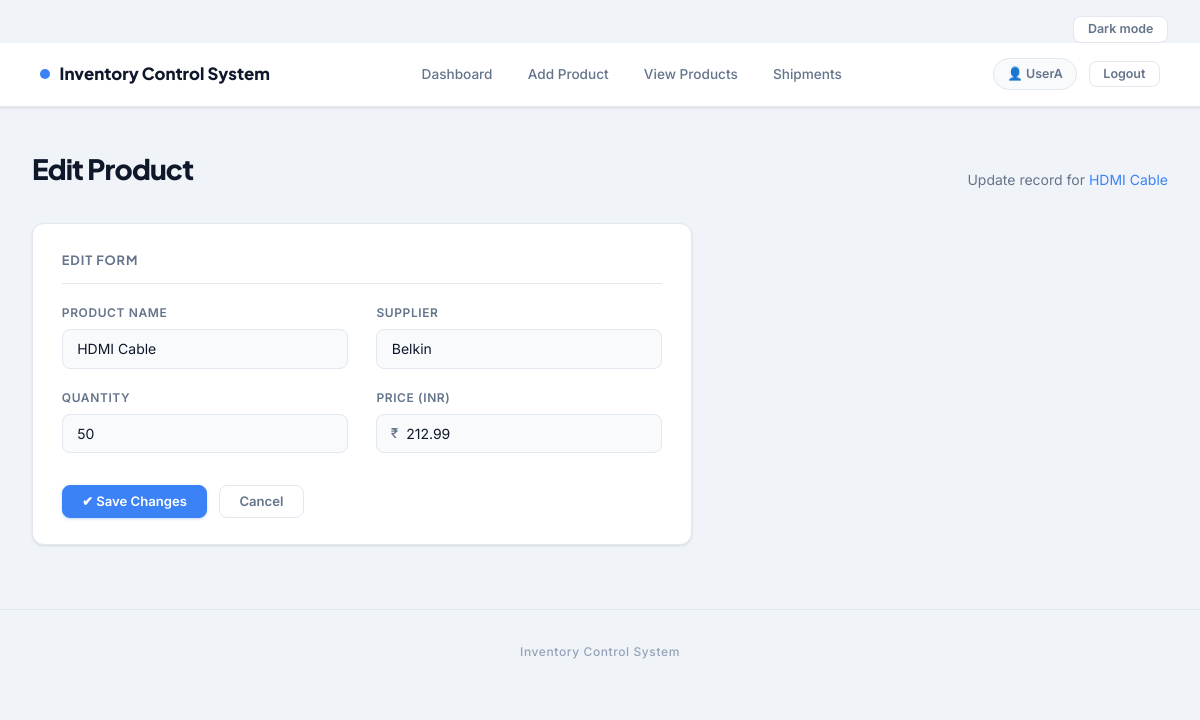
The app's page /edit/7 (signed in) with its own data.
### tables this page shows
CREATE TABLE products (
            id       INTEGER PRIMARY KEY AUTOINCREMENT,
            name     TEXT    NOT NULL,
            quantity INTEGER NOT NULL,
            price    REAL    NOT NULL,
            supplier TEXT    NOT NULL,
            user_id  INTEGER NOT NULL,
            FOREIGN KEY (user_id) REFERENCES users (id)
        );

### app.py (the view, shortened to what this page needs)
@app.route("/edit/<int:product_id>", methods=["GET", "POST"])
@login_required
def edit_product(product_id):
    conn    = get_db()
    product = conn.execute(
        "SELECT * FROM products WHERE id = ? AND user_id = ?",
        (product_id, session["user_id"])
    ).fetchone()
    if not product:
        flash("Product not found.", "error")
        conn.close()
        return redirect(url_for("view_products"))
    conn.close()
    return render_template("edit_product.html", product=product)

### app.py (called while the page is built)
def get_db():
    conn = sqlite3.connect(DATABASE)
    conn.row_factory = sqlite3.Row
    return conn

def login_required(f):
    @wraps(f)
    def decorated(*args, **kwargs):
        if "user" not in session:
            flash("Please login to access this page.", "error")
            return redirect(url_for("login"))
        return f(*args, **kwargs)
    return decorated

### templates/edit_product.html (shortened to what this page needs)
{% extends "base.html" %}
{% block content %}
<div class="page-header">
  <h1>Edit Product</h1>
  <p>Update record for <span style="color:var(--accent)">{{ product['name'] }}</span></p>
</div>
<div class="card" style="max-width:660px;">
  <div class="card-title">Edit Form</div>
  <form method="POST" action="{{ url_for('edit_product', product_id=product['id']) }}">
    <div class="form-grid">
      <div class="form-group">
        <label for="name">Product Name</label>
        <input type="text" id="name" name="name" value="{{ product['name'] }}" required />
      </div>
      <div class="form-group">
        <label for="supplier">Supplier</label>
        <input type="text" id="supplier" name="supplier" value="{{ product['supplier'] }}" required />
      </div>
      <div class="form-group">
        <label for="quantity">Quantity</label>
        <input type="number" id="quantity" name="quantity" value="{{ product['quantity'] }}" min="0" required />
      </div>
      <div class="form-group">
        <label for="price">Price (INR)</label>
        <div class="input-prefix">
          <span>₹</span>
          <input type="number" id="price" name="price" value="{{ product['price'] }}"
                 step="0.01" min="0" required />
        </div>
      </div>
    </div>
    <div class="form-actions">
      <button type="submit" class="btn btn-primary">✔ Save Changes</button>
      <a href="{{ url_for('view_products') }}" class="btn btn-ghost">Cancel</a>
    </div>
  </form>
</div>
{% endblock %}

### static/style.css (style rules this page uses)
:root { --bg: #f0f4f8; --bg2: #ffffff; --bg3: #f8fafc; --border: #e2e8f0; --border-hi: #cbd5e1; --accent: #3b82f6; --accent-dk: #2563eb; --accent-bg: #eff6ff; --success: #10b981; --success-bg: #ecfdf5; --warn: #f59e0b; --warn-bg: #fffbeb; --danger: #ef4444; --danger-bg: #fef2f2; --text: #0f172a; --text-muted: #64748b; --text-dim: #94a3b8; --shadow-sm: 0 1px 3px rgba(0,0,0,.08), 0 1px 2px rgba(0,0,0,.04); --shadow: 0 4px 16px rgba(0,0,0,.08), 0 2px 6px rgba(0,0,0,.04); --shadow-lg: 0 10px 40px rgba(0,0,0,.10); --radius: 12px; --radius-sm: 8px; --font: 'Inter', sans-serif; --font-head: 'Plus Jakarta Sans', sans-serif; }
*, *::before, *::after { box-sizing: border-box; margin: 0; padding: 0; }
html { font-size: 16px; scroll-behavior: smooth; }
body { background: var(--bg); color: var(--text); font-family: var(--font); min-height: 100vh; line-height: 1.6; }
.page-header { margin-bottom: 2rem; display: flex; align-items: flex-end; justify-content: space-between; flex-wrap: wrap; gap: 1rem; }
.page-header h1 { font-family: var(--font-head); font-size: 1.75rem; font-weight: 800; color: var(--text); letter-spacing: -.03em; }
.page-header p { color: var(--text-muted); font-size: .875rem; margin-top: .2rem; }
.card { background: var(--bg2); border: 1px solid var(--border); border-radius: var(--radius); padding: 1.6rem 1.8rem; box-shadow: var(--shadow-sm); }
.card-title { font-family: var(--font-head); font-size: .8rem; font-weight: 700; letter-spacing: .07em; text-transform: uppercase; color: var(--text-muted); margin-bottom: 1.2rem; padding-bottom: .8rem; border-bottom: 1px solid var(--border); display: flex; align-items: center; gap: .5rem; }
.btn { display: inline-flex; align-items: center; gap: .4rem; padding: .55rem 1.2rem; border-radius: var(--radius-sm); font-family: var(--font); font-size: .82rem; font-weight: 600; cursor: pointer; border: 1px solid transparent; transition: all .18s ease; text-decoration: none; white-space: nowrap; line-height: 1; }
.btn-primary { background: var(--accent); color: #fff; border-color: var(--accent); box-shadow: 0 1px 3px rgba(59,130,246,.3); }
.btn-ghost { background: #fff; color: var(--text-muted); border-color: var(--border); }
.form-grid { display: grid; grid-template-columns: 1fr 1fr; gap: 1.2rem 1.8rem; }
.form-group { display: flex; flex-direction: column; gap: .4rem; }
label { font-size: .75rem; font-weight: 600; letter-spacing: .05em; text-transform: uppercase; color: var(--text-muted); }
input, select, textarea { background: var(--bg3); border: 1.5px solid var(--border); border-radius: var(--radius-sm); color: var(--text); font-family: var(--font); font-size: .875rem; padding: .65rem .9rem; transition: border-color .18s, box-shadow .18s, background .18s; outline: none; width: 100%; }
input::placeholder { color: var(--text-dim); }
.input-prefix { position: relative; }
.input-prefix span { position: absolute; left: .9rem; top: 50%; transform: translateY(-50%); color: var(--text-muted); font-size: .85rem; font-weight: 500; pointer-events: none; }
.input-prefix input { padding-left: 1.8rem; }
.form-actions { margin-top: 2rem; display: flex; gap: .75rem; flex-wrap: wrap; }

### records on screen
products: name "HDMI Cable", supplier "Belkin", quantity "50", price "212.99"

### other values on screen
{{ session.user }} "UserA"
